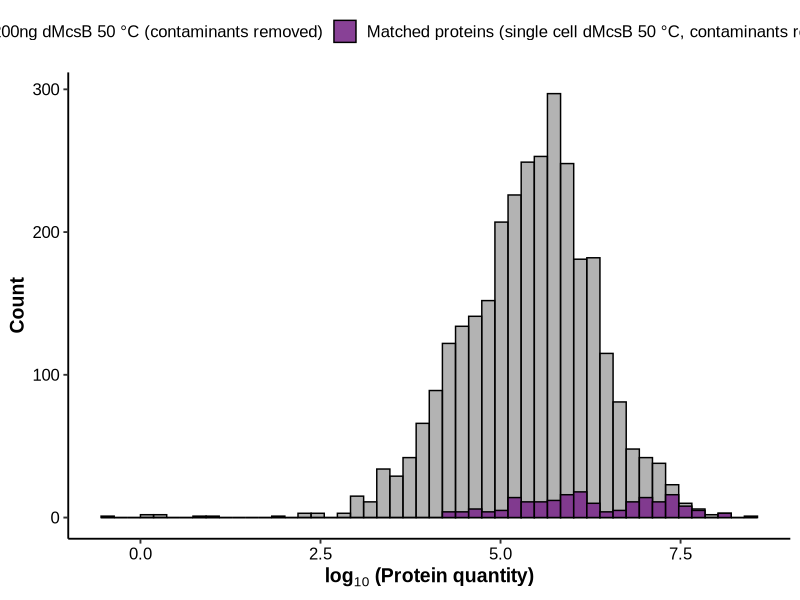
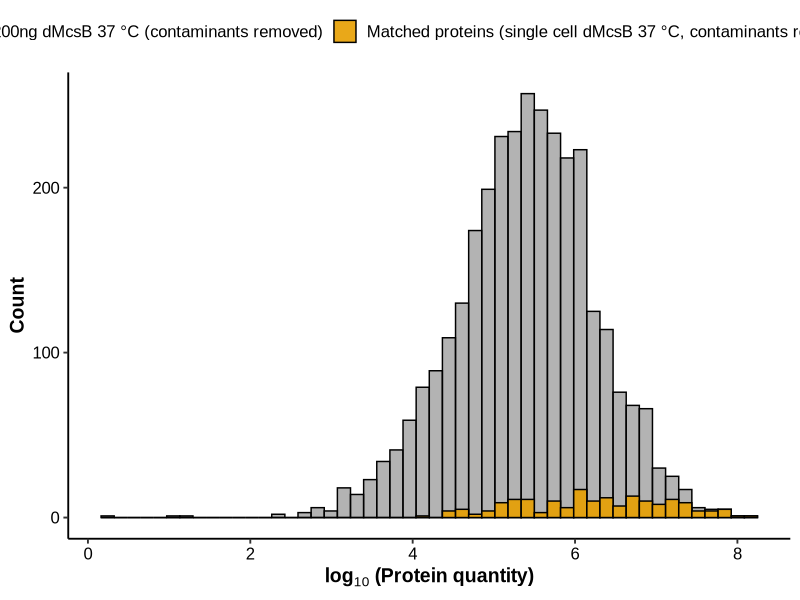
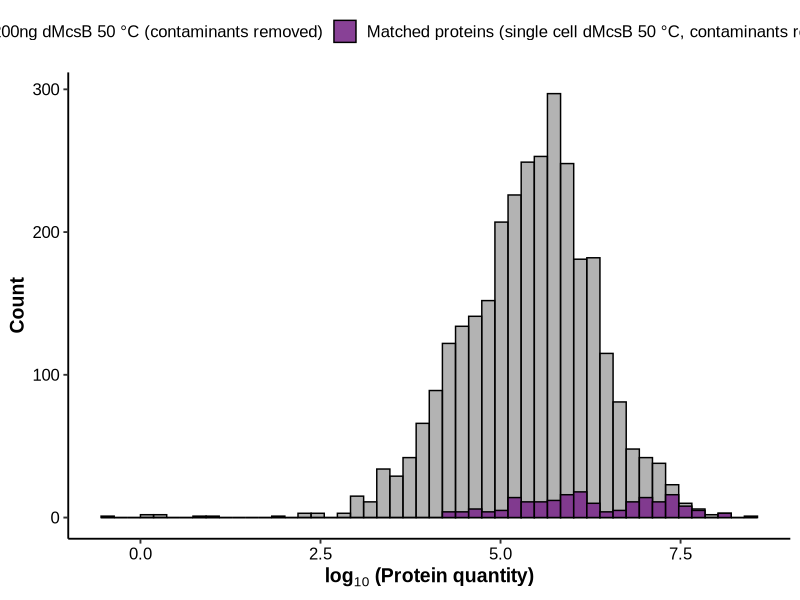
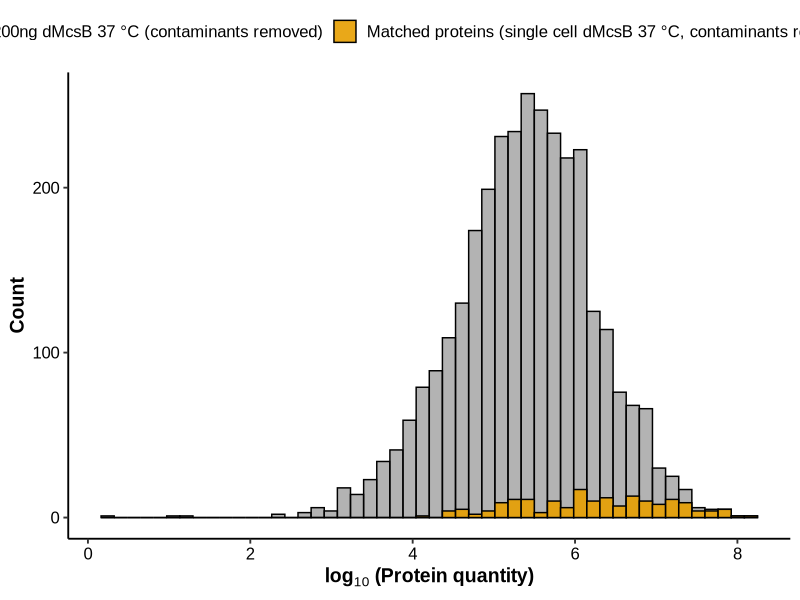

The R script that drew these images, in order:
library(ggrepel)
library(pheatmap)
library(RColorBrewer)
library(tidyverse)

# Define the subdirectory where plots should be saved "plots"
plots_dir <- "plots"  # Subdirectory with plots

# read data
BacSCP_data <- read_delim(
  "data/SC_protein_table_sup_fig_3.tsv",
  delim = "\t"
)

bulk200ng_data <- read_delim(
  "data/bulk_protein_table_sup_fig_3.tsv",
  delim = "\t"
)

# process BacSCP_data  (keep ALL proteins incl. contaminants)
protein_to_gene <- BacSCP_data %>%
  select(PG.ProteinGroups, PG.Genes) %>%
  distinct()

BacSCP_data <- BacSCP_data %>%
  select(PG.ProteinGroups, contains(".raw.PG.Quantity"))

protein_data_t <- as.data.frame(t(BacSCP_data))
colnames(protein_data_t) <- BacSCP_data$PG.ProteinGroups
colnames(protein_data_t) <- make.names(colnames(protein_data_t), unique = TRUE)
protein_data_t <- rownames_to_column(protein_data_t, var = "Filename")
protein_data_t <- protein_data_t %>% slice(-1)

protein_data_t <- protein_data_t %>%
  mutate(condition = case_when(
    grepl("THIDTC006_0cell_", Filename) ~ "0cell",
    grepl("BS_dMcsB_chil_10x_", Filename) ~ "10x_BS_chil",
    grepl("BS_dMcsB_HS_10x_", Filename)   ~ "10x_BS_HS",
    grepl("BS_dMcsB_chil_", Filename) & !grepl("10x_", Filename) ~ "1x_BS_chil",
    grepl("BS_dMcsB_HS_",   Filename) & !grepl("10x_", Filename) ~ "1x_BS_HS",
    TRUE ~ NA_character_
  ))

# Identify contaminant vs. non-contaminant protein columns
cont_cols <- grep("^cont_", colnames(protein_data_t), value = TRUE)
prot_cols <- setdiff(colnames(protein_data_t), c("Filename", "condition", cont_cols))
all_prot_cols <- c(prot_cols, cont_cols)  # all proteins including contaminants


# process bulk200ng_data  (keep ALL proteins incl. contaminants)

bulk200ng_data <- bulk200ng_data %>%
  select(PG.ProteinGroups, contains("PG.Quantity"))

# Long format WITH contaminants
bulk200ng_long_all <- bulk200ng_data %>%
  pivot_longer(-PG.ProteinGroups, names_to = "sample_col", values_to = "quantity") %>%
  mutate(condition = case_when(
    grepl("_dMscB_BS_hs", sample_col) ~ "200ng dMscB 50°C",
    grepl("_dMscB_BS_st", sample_col) ~ "200ng dMscB 37°C",
    TRUE ~ "other"
  ))

# Long format WITHOUT contaminants
bulk200ng_long_nocont <- bulk200ng_long_all %>%
  filter(!grepl("^cont_", PG.ProteinGroups))

# HELPER: BacSCP long format (two versions)

make_bacscp_long <- function(include_contaminants) {
  cols <- if (include_contaminants) all_prot_cols else prot_cols
  protein_data_t %>%
    select(Filename, condition, all_of(cols)) %>%
    pivot_longer(-c(Filename, condition), names_to = "protein_col", values_to = "quantity") %>%
    mutate(quantity = suppressWarnings(as.numeric(quantity))) %>%
    filter(!is.na(quantity) & !is.nan(quantity) & quantity > 0)
}

bacscp_long_all    <- make_bacscp_long(include_contaminants = TRUE)
bacscp_long_nocont <- make_bacscp_long(include_contaminants = FALSE)

# HELPER FUNCTION: histogram plot
make_quantity_hist <- function(bulk_long,
                               bacscp_long,
                               bulk_condition,
                               bacscp_condition,
                               highlight_color,
                               bulk_label,
                               bacscp_label
                               ) {
  
  quant_bulk <- bulk_long %>%
    filter(condition == bulk_condition,
           !is.na(quantity) & !is.nan(quantity) & quantity > 0) %>%
    select(PG.ProteinGroups, quantity) %>%
    mutate(source = "bulk_all")
  
  proteins_bacscp <- bacscp_long %>%
    filter(condition == bacscp_condition) %>%
    pull(protein_col) %>%
    unique()
  
  matched_bulk <- quant_bulk %>%
    filter(make.names(PG.ProteinGroups) %in% proteins_bacscp) %>%
    mutate(source = "matched")
  
  if (nrow(matched_bulk) == 0)
    warning(paste("No matched proteins found for BacSCP condition:", bacscp_condition))
  
  plot_df <- bind_rows(
    quant_bulk   %>% select(PG.ProteinGroups, quantity, source),
    matched_bulk %>% select(PG.ProteinGroups, quantity, source)
  ) %>%
    mutate(source = factor(source,
                           levels = c("bulk_all", "matched"),
                           labels = c(bulk_label, bacscp_label)))
  
  ggplot(plot_df, aes(x = log10(quantity), fill = source)) +
    geom_histogram(
      data  = subset(plot_df, source == bulk_label),
      bins  = 50, alpha = 0.6, color = "black", boundary = 0, closed = "left"
    ) +
    geom_histogram(
      data  = subset(plot_df, source == bacscp_label),
      bins  = 50, alpha = 0.9, color = "black", boundary = 0, closed = "left"
    ) +
    scale_fill_manual(values = setNames(c("#808080", highlight_color),
                                        c(bulk_label, bacscp_label))) +
    labs(
      x     = expression(bold(log[10]~"(Protein quantity)")),
      y     = "Count",
      fill  = ""
    ) +
    theme_classic(base_size = 14, base_family = "Arial") +
    theme(
      axis.title      = element_text(size = 14, face = "bold", family = "Arial"),
      axis.text       = element_text(size = 12, color = "black", family = "Arial"),
      legend.text     = element_text(size = 12, family = "Arial"),
      legend.position = "top"
    )
}

# Supplemental Figure 3 B: 50°C — WITHOUT contaminants -------------------------------------------------------------------------

p1 <- make_quantity_hist(
  bulk_long        = bulk200ng_long_nocont,
  bacscp_long      = bacscp_long_nocont,
  bulk_condition   = "200ng dMscB 50°C",
  bacscp_condition = "1x_BS_HS",
  highlight_color  = "#7B2D8B",
  bulk_label       = "200ng dMcsB 50 °C (contaminants removed)",
  bacscp_label     = "Matched proteins (single cell dMcsB 50 °C, contaminants removed, n=20)"
)
p1

# save the histogram
ggsave(file.path(plots_dir, "sup_fig3_B_hist_50°C.svg"),
       plot = p1, device = "svg", width = 10.5, height = 5, units = "in")


# Supplemental Figure 3 A: 37 °C — WITHOUT contaminants -------------------------------------------------------------------------

p2 <- make_quantity_hist(
  bulk_long        = bulk200ng_long_nocont,
  bacscp_long      = bacscp_long_nocont,
  bulk_condition   = "200ng dMscB 37°C",
  bacscp_condition = "1x_BS_chil",
  highlight_color  = "#E69F00",
  bulk_label       = "200ng dMcsB 37 °C (contaminants removed)",
  bacscp_label     = "Matched proteins (single cell dMcsB 37 °C, contaminants removed, n=20)"
)
p2

# save the histogram
ggsave(file.path(plots_dir, "sup_fig3_A_hist_37°C.svg"),
       plot = p2, device = "svg", width = 11, height = 5.5, units = "in")
